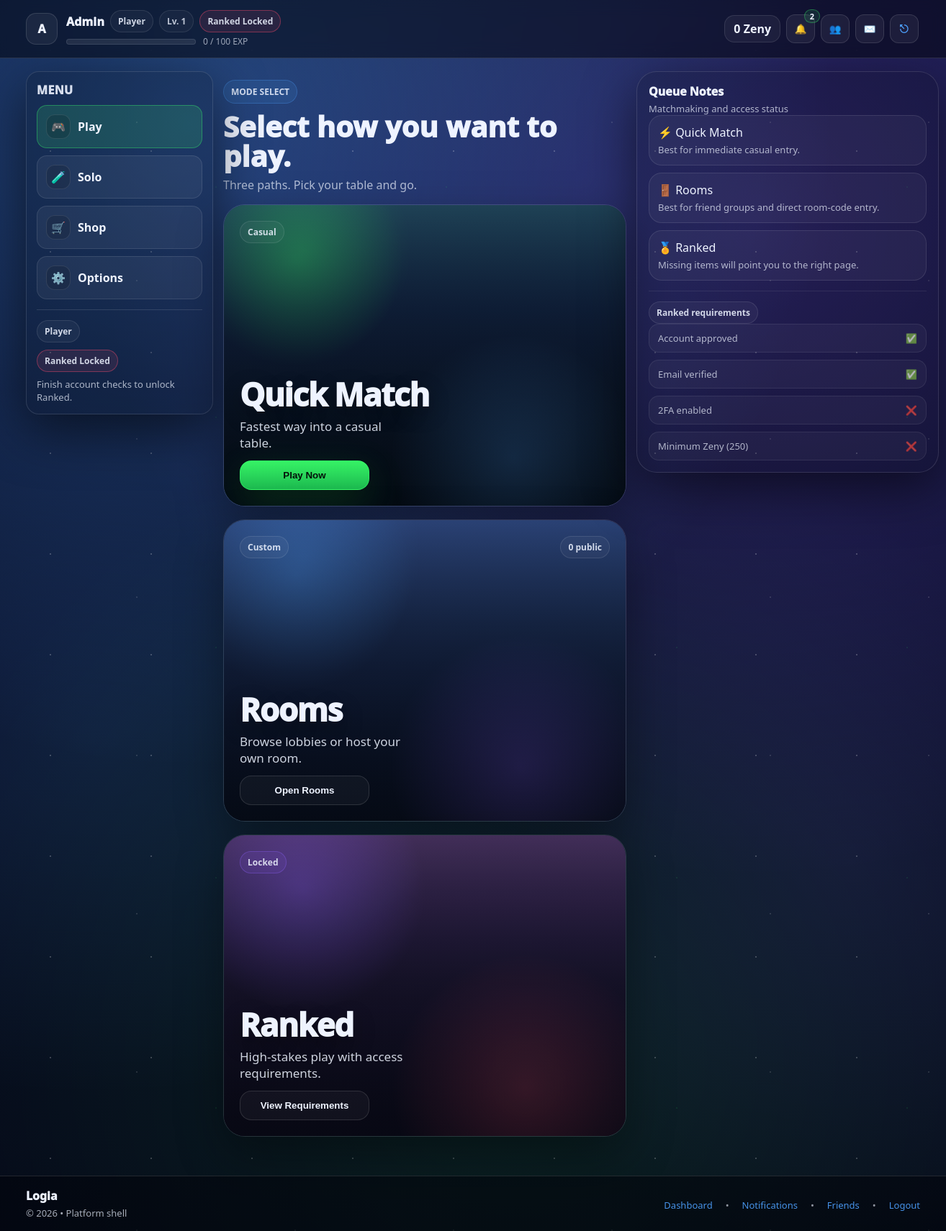
/play.php (signed in), run on an earlier commit of the app's database.
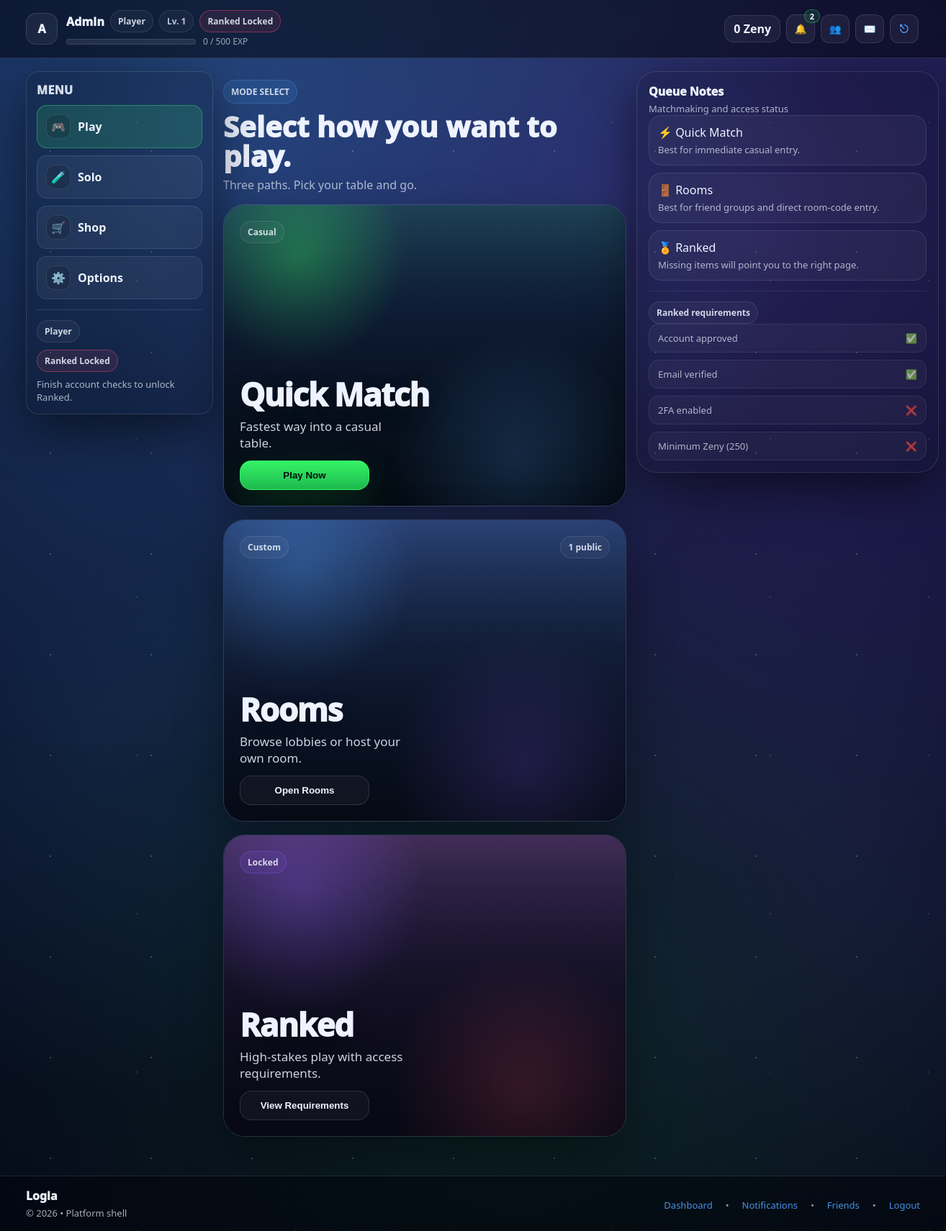
And on a later commit of the database.
### tables this page shows
CREATE TABLE `users` (
  `id` bigint UNSIGNED NOT NULL,
  `username` varchar(32) NOT NULL,
  `email` varchar(255) NOT NULL,
  `password_hash` varchar(255) NOT NULL,
  `display_name` varchar(64) DEFAULT NULL,
  `email_verified_at` datetime DEFAULT NULL,
  `failed_login_attempts` int NOT NULL DEFAULT '0',
  `security_challenge_required` tinyint(1) NOT NULL DEFAULT '0',
  `last_failed_login_at` datetime DEFAULT NULL,
  `approval_status` enum('pending','approved','rejected') NOT NULL DEFAULT 'pending',
  `approved_by` bigint UNSIGNED DEFAULT NULL,
  `approved_at` datetime DEFAULT NULL,
  `rejected_reason` varchar(255) DEFAULT NULL,
  `is_active` tinyint(1) NOT NULL DEFAULT '1',
  `is_guest` tinyint(1) NOT NULL DEFAULT '0',
  `banned_until` datetime DEFAULT NULL,
  `bank_link_status` enum('none','pending','linked','failed') NOT NULL DEFAULT 'none',
  `bank_linked_at` datetime DEFAULT NULL,
  `appearance_mode` enum('default','dark','light') NOT NULL DEFAULT 'default',
  `last_login_at` datetime DEFAULT NULL,
  `created_at` datetime NOT NULL DEFAULT CURRENT_TIMESTAMP,
  `updated_at` datetime NOT NULL DEFAULT CURRENT_TIMESTAMP ON UPDATE CURRENT_TIMESTAMP,
  `level` int DEFAULT '1',
  `exp` int DEFAULT '0',
  `exp_to_next` int DEFAULT '100',
  `credits` int DEFAULT '0',
  `ranked_unlocked` tinyint(1) NOT NULL DEFAULT '0',
  `matches_played` int DEFAULT '0',
  `matches_won` int DEFAULT '0',
  `bio` text,
  `avatar_path` varchar(255) DEFAULT NULL,
  `favorite_deck` varchar(100) DEFAULT NULL,
  `tagline` varchar(120) DEFAULT NULL
);

### includes/helpers.php (called while the page is built, shortened)
<?php
function h($s): string {
  return htmlspecialchars((string)$s, ENT_QUOTES, 'UTF-8');
}
function base_path(): string {
  return '/cardgame';
}

### includes/auth.php (called while the page is built, shortened)
<?php
require_once __DIR__ . '/db.php';
require_once __DIR__ . '/helpers.php';
function current_user(): ?array {
  global $mysqli;
  $uid = (int)($_SESSION['user_id'] ?? 0);
  load_user_into_session($mysqli, $uid);
  return $_SESSION['user'] ?? null;
}
function load_user_into_session(mysqli $mysqli, int $uid): void {
  $stmt = $mysqli->prepare("
    SELECT id, username, email, display_name,
          avatar_path, bio, favorite_deck, tagline, appearance_mode,
          is_active, is_guest,
          approval_status, email_verified_at,
          bank_link_status, banned_until, last_login_at,
          level, exp, exp_to_next, credits, matches_played, matches_won,
          created_at
    FROM users
    WHERE id = ?
    LIMIT 1
  ");
  $stmt->bind_param("i", $uid);
  $stmt->execute();
  $u = $stmt->get_result()->fetch_assoc();
  $mode = (string)($u['appearance_mode'] ?? 'default');
  $u['appearance_mode'] = $mode;
  $stmt = $mysqli->prepare("
    SELECT r.name
    FROM user_roles ur
    JOIN roles r ON r.id = ur.role_id
    WHERE ur.user_id = ?
    ORDER BY r.name
  ");
  $stmt->bind_param("i", $uid);
  $stmt->execute();
  $rs = $stmt->get_result();
  $roles = [];
  while ($row = $rs->fetch_assoc()) $roles[] = $row['name'];
  $u['roles'] = $roles;
}

### includes/ui.php (the view, shortened to what the rows shown need)
<?php
require_once __DIR__ . '/helpers.php';
require_once __DIR__ . '/db.php';
require_once __DIR__ . '/auth.php';
function ranked_requirements(mysqli $mysqli, array $u): array {
  $uid = (int)($u['id'] ?? 0);
  $stmt = $mysqli->prepare("
    SELECT id, approval_status, email_verified_at, credits, ranked_unlocked
    FROM users
    WHERE id = ?
    LIMIT 1
  ");
  $stmt->bind_param("i", $uid);
  $stmt->execute();
  $dbUser = $stmt->get_result()->fetch_assoc() ?: [];
  $stmt = $mysqli->prepare("SELECT is_enabled FROM two_factor_secrets WHERE user_id = ? LIMIT 1");
  $stmt->bind_param("i", $uid);
  $stmt->execute();
  $twofa = (int)($stmt->get_result()->fetch_assoc()['is_enabled'] ?? 0);
  $approved_ok = (($dbUser['approval_status'] ?? '') === 'approved');
  $email_ok = !empty($dbUser['email_verified_at']);
  $twofa_ok = ($twofa === 1);
  $credits = (int)($dbUser['credits'] ?? 0);
  $unlock_threshold = 250;
  $entry_fee = 250;
  $ranked_unlocked = ((int)($dbUser['ranked_unlocked'] ?? 0) === 1);
  $credits_ok = ($credits >= $unlock_threshold);
  $can_afford_queue = ($credits >= $entry_fee);
  return [
    'approved_ok' => $approved_ok,
    'email_ok' => $email_ok,
    'twofa_ok' => $twofa_ok,
    'credits_ok' => $credits_ok,
    'credits' => $credits,
    'unlock_threshold' => $unlock_threshold,
    'entry_fee' => $entry_fee,
    'ranked_unlocked' => $ranked_unlocked,
    'can_afford_queue' => $can_afford_queue,
    'ranked_ok' => $ranked_unlocked && $can_afford_queue,
  ];
}
function ui_appearance_mode(array $u): string {
  $mode = (string)($u['appearance_mode'] ?? 'default');
  return $mode;
}
function ui_header(string $title = 'Dashboard', bool $is_hub = true): void {
  global $mysqli;
  $bp = base_path();
  $u  = current_user();
  $uid = (int)$u['id'];
  $stmt = $mysqli->prepare("
    SELECT *
    FROM users
    WHERE id = ?
    LIMIT 1
  ");
  $stmt->bind_param("i", $uid);
  $stmt->execute();
  $freshUser = $stmt->get_result()->fetch_assoc();
  if ($freshUser) {
    $u = $freshUser;
  }
  $is_guest = ((int)($u['is_guest'] ?? 0) === 1);
  $role_label = $is_guest ? 'Guest' : 'Player';
  $level   = (int)($u['level'] ?? 1);
  $exp     = (int)($u['exp'] ?? 0);
  $expNext = (int)($u['exp_to_next'] ?? 100);
  $req = ranked_requirements($mysqli, $u);
  $ranked_unlocked = (!$is_guest && !empty($req['ranked_unlocked']));
  $ranked_ok = (!$is_guest && !empty($req['ranked_ok']));
  $zenyBalance = (int)($u['credits'] ?? 0);
  ?>
<!doctype html>
<html lang="en">
<head>
  <link rel="stylesheet" href="<?= h($bp) ?>/assets/style.css"/>
  <link rel="stylesheet" href="<?= h($bp) ?>/assets/hub.css"/>
  <link rel="stylesheet" href="<?= h($bp) ?>/assets/userstyle.css"/>
</head>
<body class="<?= $is_hub ? 'hub' : '' ?>" data-appearance="<?= h(ui_appearance_mode($u)) ?>">
<header class="topnav">
  <div class="topnav__inner topnav__inner--hub">
    <a href="<?= h($bp) ?>/profile.php" title="Profile & Stats" class="topnav-profile">
      <?php $navAvatar = trim((string)($u['avatar_path'] ?? '')); ?>
      <?php if ($navAvatar !== ''): ?>
        <img
          src="<?= h($bp . '/' . ltrim($navAvatar, '/')) ?>"
          alt="Profile Avatar"
          class="topnav-profile__avatarimg"
        >
      <?php else: ?>
        <div class="topnav-profile__avatarfallback">
          <?= h(strtoupper(substr((string)$u['username'], 0, 1))) ?>
        </div>
      <?php endif; ?>
      <div class="topnav-profile__meta">
        <div class="topnav-profile__row">
          <div class="topnav-profile__name">
            <?= h($u['display_name'] ?? $u['username']) ?>
          </div>
          <span class="pill"><?= h($role_label) ?></span>
          <span class="pill pill-soft" id="topnavLevelPill">Lv. <?= (int)$level ?></span>
          <?php if ($is_guest): ?>
            <span class="pill status-pill--warn">Casual Only</span>
          <?php elseif (!$ranked_unlocked): ?>
            <span class="pill status-pill--bad">Ranked Locked</span>
          <?php elseif (!$ranked_ok): ?>
            <span class="pill status-pill--warn">Need <?= (int)$req['entry_fee'] ?> Zeny</span>
          <?php endif; ?>
        </div>
        <div class="topnav-profile__subrow">
          <div class="topnav-profile__xpbar">
          </div>
          <div class="topnav-profile__subtext" id="topnavXpText">
            <?= number_format($exp) ?> / <?= number_format($expNext) ?> EXP
          </div>
        </div>
      </div>
    </a>
    <div class="md-icons">
          <div
          class="md-ico-wrap md-balance-wrap"
          title="Zeny Balance"
        >
          <a
            href="<?= h($bp) ?>/shop.php?tab=credits"
            class="md-balance"
          >
            <span> <?= number_format($zenyBalance) ?> Zeny</span>
          </a>
    </div>
  </div>
</header>
<main class="container container--topspaced">
<?php
}
function ui_footer(): void {
  ?>
</main>
</body>
</html>
<?php
}

What changed in the data, as far as the page shows it:
changed users "Admin": exp_to_next "100" → "500"
Also different on the page:
$openRoomCount: "0" → "1"
